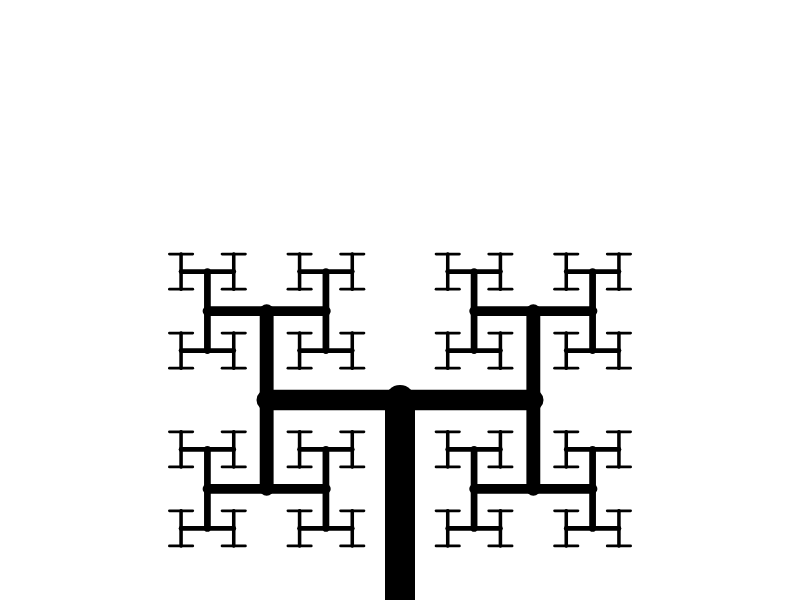
Frame 1 (no input)
Frame 60 (no input): identical to frame 1, image omitted
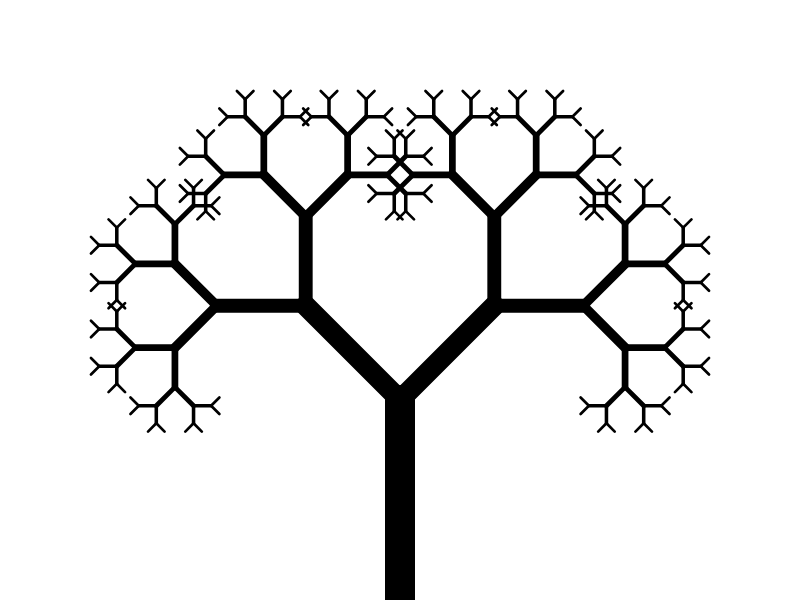
Frame 120 (the mouse pressed at the canvas centre since frame 60)

The p5.js sketch that drew these frames (run headless with seeded random() and noise() and a simulated clock; from frame 60 on, the mouse is pressed at the canvas centre):

// p5.js sketch
// ── sketch.js
let angle;

function setup() {
  createCanvas(800, 600);
  
  stroke(0);
  strokeWeight(2);
  angle = PI/2;
}

function draw() {
  background(255);
  angle = map(mouseX, 0, width, PI/2, 0);
  translate(width / 2, height);
  branch(200);
}


function branch(len) {
  let sw = map(len , 0, 200, 1, 30);
  strokeWeight(sw);
  
  line(0, 0, 0, -len);
  translate(0, -len);

  len = len * 2 / 3;

  if (len > 10) {
    push();
    rotate(angle);
    branch(len);
    pop();

    push();
    rotate(-angle);
    branch(len);
    pop();
  }
}
